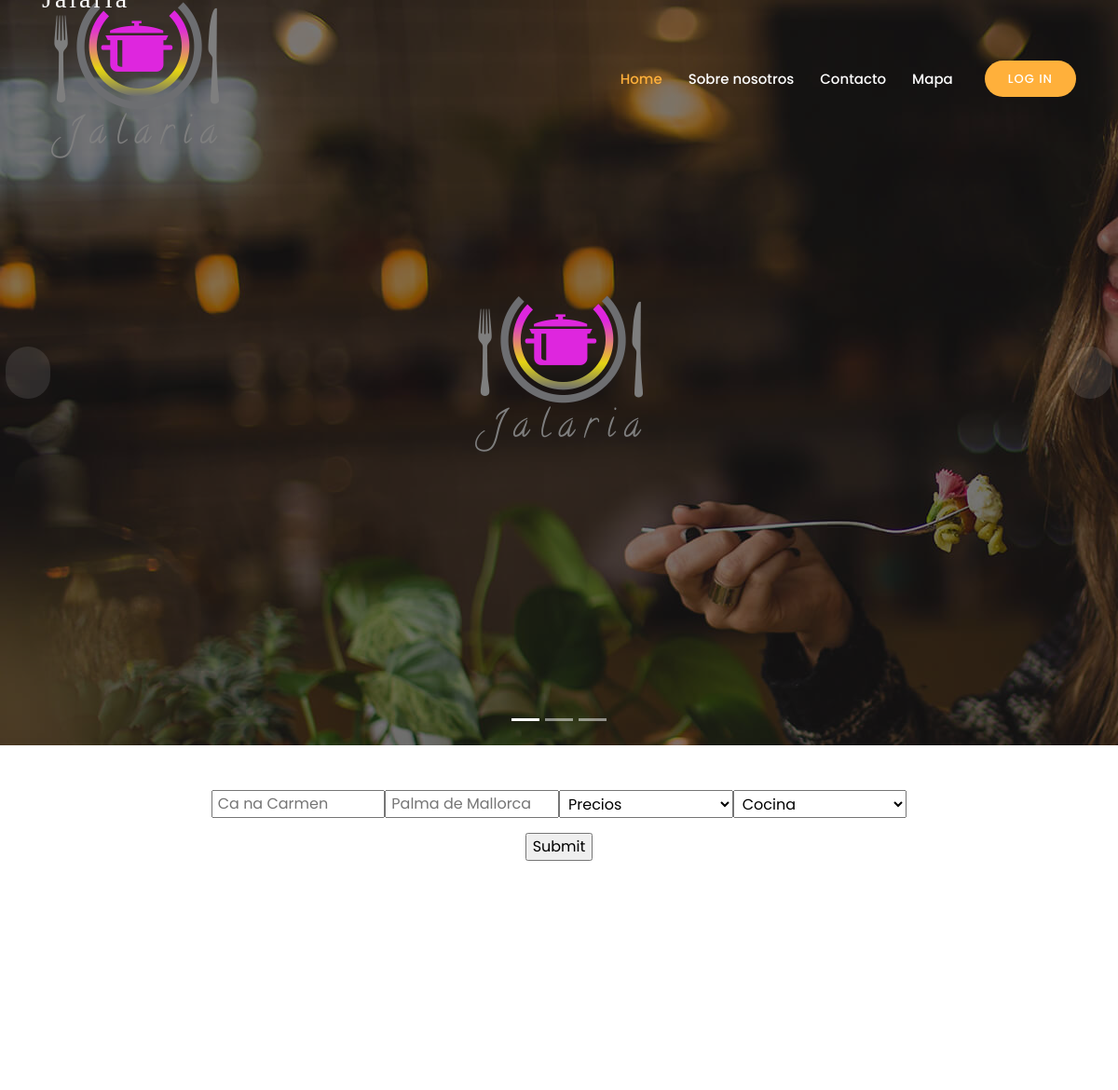
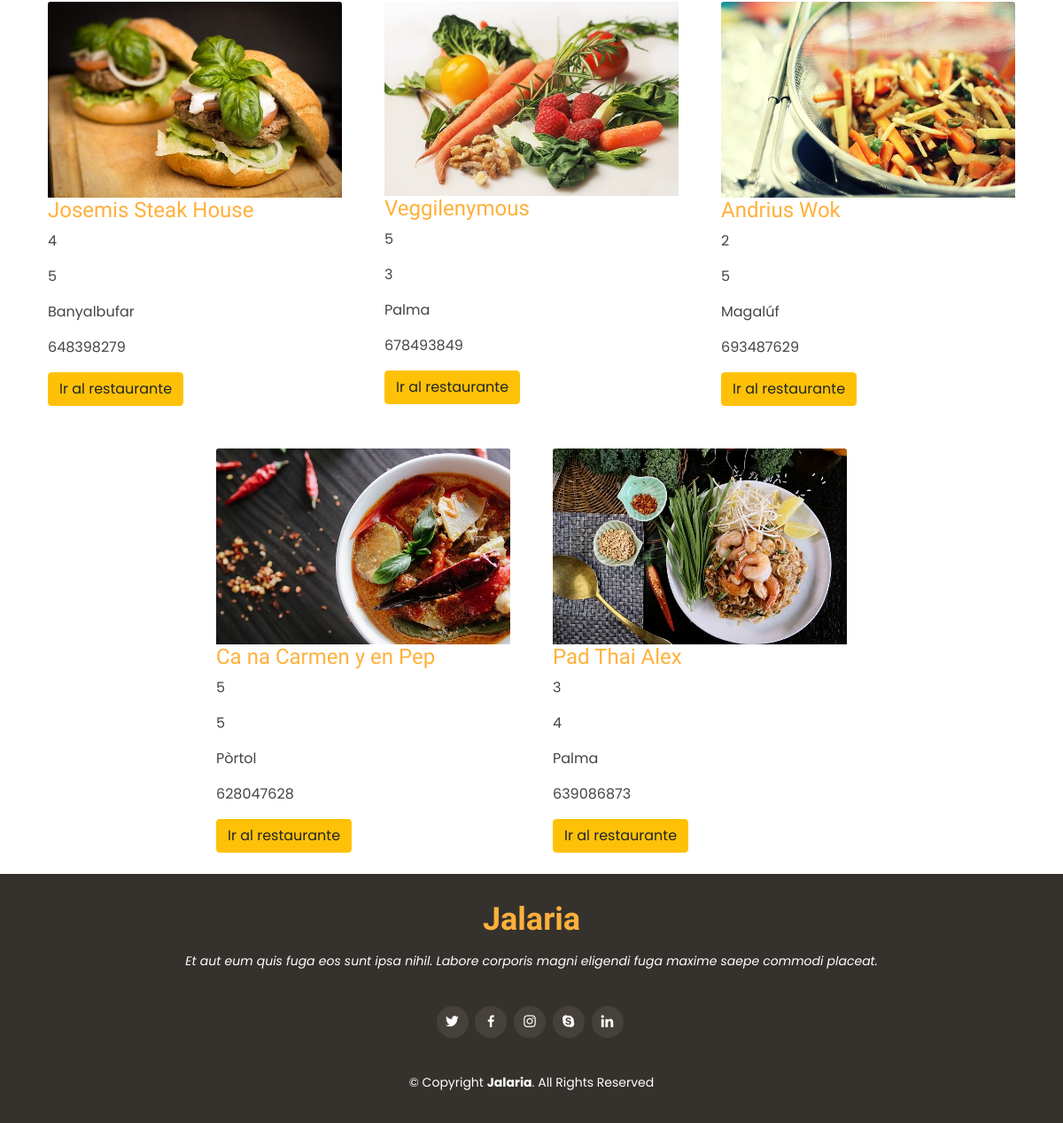
The page / on the database its author committed (2 pictures, top to bottom).
### tables this page shows
CREATE TABLE `Restaurantes` (
  `Id` int NOT NULL,
  `nombre` varchar(100) NOT NULL,
  `localidad` varchar(50) NOT NULL,
  `dicección` varchar(50) NOT NULL,
  `cp` int NOT NULL,
  `telf` varchar(20) NOT NULL,
  `precios` int NOT NULL,
  `valoracion` int NOT NULL,
  `email` varchar(50) NOT NULL,
  `web` varchar(50) NOT NULL,
  `horario` varchar(20) NOT NULL,
  `cocina` tinytext NOT NULL,
  `foto` varchar(50) NOT NULL,
  `maps` varchar(1000) NOT NULL,
  `latitud` varchar(50) NOT NULL,
  `longitud` varchar(50) NOT NULL
);

### www/back/indexb.php (called while the page is built, shortened)
<?php
$sql = "SELECT * FROM Restaurantes LIMIT 5" ;

### www/index.php (the view, shortened to what this page needs)
<?php Include 'componentes/header.php' ?>
<main>
<div class="d-flex justify-content-center">
<?php Include 'componentes/buscador.php' ?>
</div>
<div class="container">
    <div class="row justify-content-center">
<?php
    if(isset($_GET['buscador'])){
        $res = $sql1;
    }else{
        $res = $sql;
    }
    if($result = mysqli_query($conn, $res)){
    if(mysqli_num_rows($result) != 0){
        while($row = mysqli_fetch_array($result)){
            $foto = "img/".$row['foto'];
?>
        <div class="col-lg-4 mt-4 mt-lg-0 p-4">
            <div class="box">
            <img class="card-img-top" src="<?php echo $foto ?>" alt="Card image cap">
                <h4><a href="restaurant.php?id=<?php echo $row['Id']; ?>"><?php echo $row['nombre']?></a></h4>
                <p><?php echo $row['valoracion']?></p><p><?php echo $row['precios']?></p>
                <p><?php echo $row['localidad']?></p>
                <p><?php echo $row['telf']?></p>
                <a href="restaurant.php?id=<?php echo $row['Id']; ?>" class="btn btn-warning">Ir al restaurante</a>
            </div>
        </div>
<?php }}}?>
</div>
</div>
</main>
<?php Include 'componentes/footer.php' ?>

### www/assets/css/style.css (style rules this page uses)
body { font-family: "Poppins", sans-serif; color: #444444; }
a { color: #ffb03b; }
h1, h2, h3, h4, h5, h6 { font-family: "Satisfy", sans-serif; }

### rows shown on the page
restaurantes: foto (picture), nombre "Josemis Steak House", valoracion "4", precios "5", localidad "Banyalbufar", telf "648398279"
restaurantes: foto (picture), nombre "Veggilenymous", valoracion "5", precios "3", localidad "Palma", telf "678493849"
restaurantes: foto (picture), nombre "Andrius Wok", valoracion "2", precios "5", localidad "Magalúf", telf "693487629"
restaurantes: foto (picture), nombre "Ca na Carmen y en Pep", valoracion "5", precios "5", localidad "Pòrtol", telf "628047628"
restaurantes: foto (picture), nombre "Pad Thai Alex", valoracion "3", precios "4", localidad "Palma", telf "639086873"
